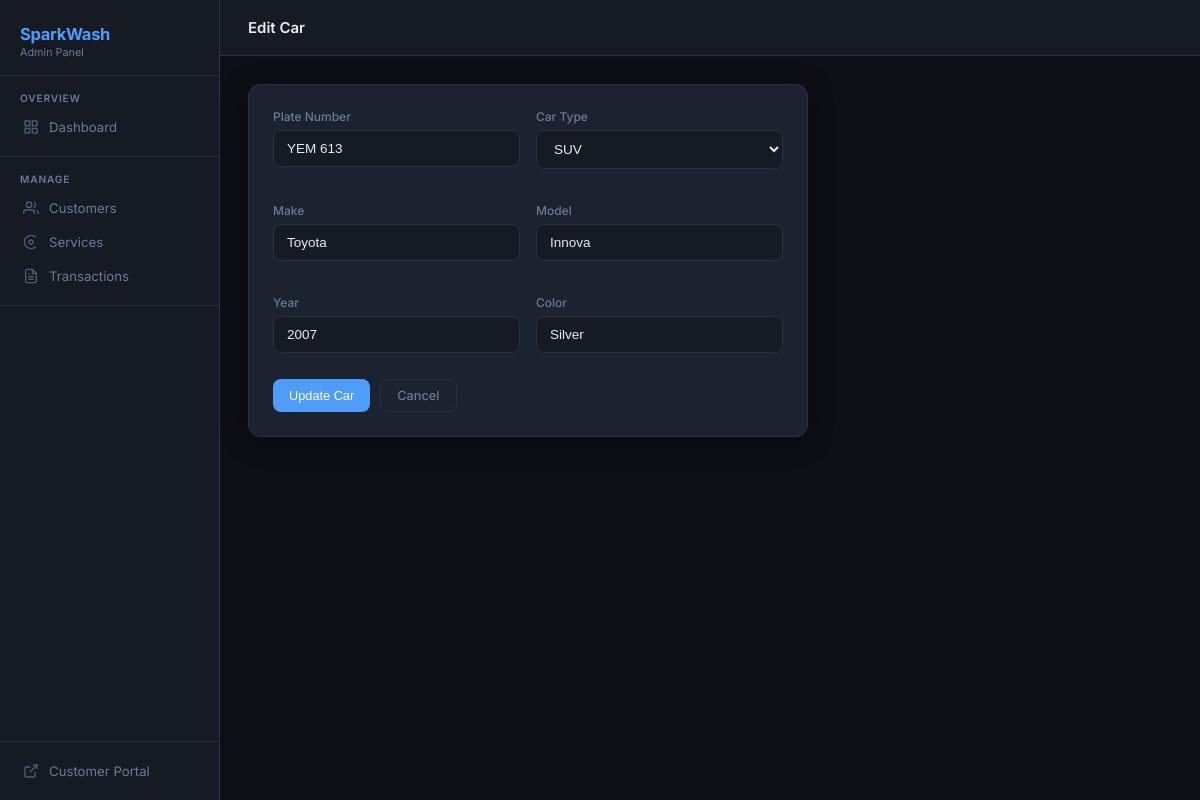
Screenshot of /car/1/edit/ with the database file from the repository.
### car_wash/models.py (models this page shows, shortened)
class Car(models.Model):
    CAR_TYPE_CHOICES = [
        ('sedan',      'Sedan'),
        ('suv',        'SUV'),
        ('van',        'Van'),
        ('pickup',     'Pickup Truck'),
        ('hatchback',  'Hatchback'),
        ('coupe',      'Coupe'),
        ('motorcycle', 'Motorcycle'),
        ('other',      'Other'),
    ]
    customer     = models.ForeignKey(Customer, on_delete=models.CASCADE, related_name='cars')
    plate_number = models.CharField(max_length=20)
    make         = models.CharField(max_length=100, help_text="e.g. Toyota")
    model_name   = models.CharField(max_length=100, help_text="e.g. Vios")
    year         = models.PositiveIntegerField(null=True, blank=True)
    color        = models.CharField(max_length=50, blank=True)
    car_type     = models.CharField(max_length=20, choices=CAR_TYPE_CHOICES, default='sedan')
    class Meta:
        ordering = ['plate_number']

### car_wash/views.py (the view, shortened to what this page needs)
# urls.py: path('car/<int:pk>/edit/', views.car_edit, name='car_edit'),
def car_edit(request, pk):
    car = get_object_or_404(Car, pk=pk)
    return render(request, 'car_edit.html', {'car': car, 'car_types': Car.CAR_TYPE_CHOICES})

### car_wash/templates/car_edit.html (shortened to what this page needs)
{% extends "master.html" %}
{% block page_title %}Edit Car{% endblock %}
{% block content %}
<div style="max-width:560px">
  <div class="card">
    <form method="post">{% csrf_token %}
      <div class="form-grid">
        <div class="form-group"><label>Plate Number</label><input name="plate_number" value="{{ car.plate_number }}" required></div>
        <div class="form-group"><label>Car Type</label>
          <select name="car_type">{% for v,l in car_types %}<option value="{{ v }}" {% if car.car_type == v %}selected{% endif %}>{{ l }}</option>{% endfor %}</select>
        </div>
        <div class="form-group"><label>Make</label><input name="make" value="{{ car.make }}"></div>
        <div class="form-group"><label>Model</label><input name="model_name" value="{{ car.model_name }}"></div>
        <div class="form-group"><label>Year</label><input name="year" type="number" value="{{ car.year|default:'' }}"></div>
        <div class="form-group"><label>Color</label><input name="color" value="{{ car.color }}"></div>
      </div>
      <div style="display:flex;gap:10px;margin-top:8px">
        <button class="btn btn-primary">Update Car</button>
        <a href="{% url 'customer_detail' car.customer_id %}" class="btn btn-ghost">Cancel</a>
      </div>
    </form>
  </div>
</div>
{% endblock %}

### car_wash/static/styles.css (style rules this page uses)
:root { --bg: #0d0f14; --surface: #161a23; --card: #1d2230; --border: #2a3045; --accent: #4f9cf9; --accent2: #6ee7b7; --danger: #f87171; --warn: #fbbf24; --text: #e8eaf0; --muted: #6b7a99; --radius: 12px; --shadow: 0 4px 24px rgba(0,0,0,.4); }
*, *::before, *::after { box-sizing: border-box; margin: 0; padding: 0; }
html { font-size: 15px; }
body { font-family: 'Inter', 'Segoe UI', system-ui, sans-serif; background: var(--bg); color: var(--text); min-height: 100vh; display: flex; }
.card { background: var(--card); border: 1px solid var(--border); border-radius: var(--radius); padding: 24px; box-shadow: var(--shadow); }
.btn { display: inline-flex; align-items: center; gap: 6px; padding: 8px 16px; border-radius: 8px; font-size: .85rem; font-weight: 500; cursor: pointer; border: none; text-decoration: none; transition: filter .15s, opacity .15s; }
.btn-primary { background: var(--accent); color: #fff; }
.btn-ghost { background: transparent; color: var(--muted); border: 1px solid var(--border); }
.form-group { margin-bottom: 18px; }
label { display: block; font-size: .8rem; color: var(--muted); margin-bottom: 6px; font-weight: 500; }
input, select, textarea { width: 100%; padding: 10px 13px; background: var(--surface); border: 1px solid var(--border); border-radius: 8px; color: var(--text); font-size: .9rem; outline: none; transition: border-color .15s; }
select option { background: var(--card); }
.form-grid { display: grid; grid-template-columns: 1fr 1fr; gap: 16px; }

### rows the page displays
Car: plate_number "YEM 613", car_type "SUV", make "Toyota", model_name "Innova", year "2007", color "Silver"
